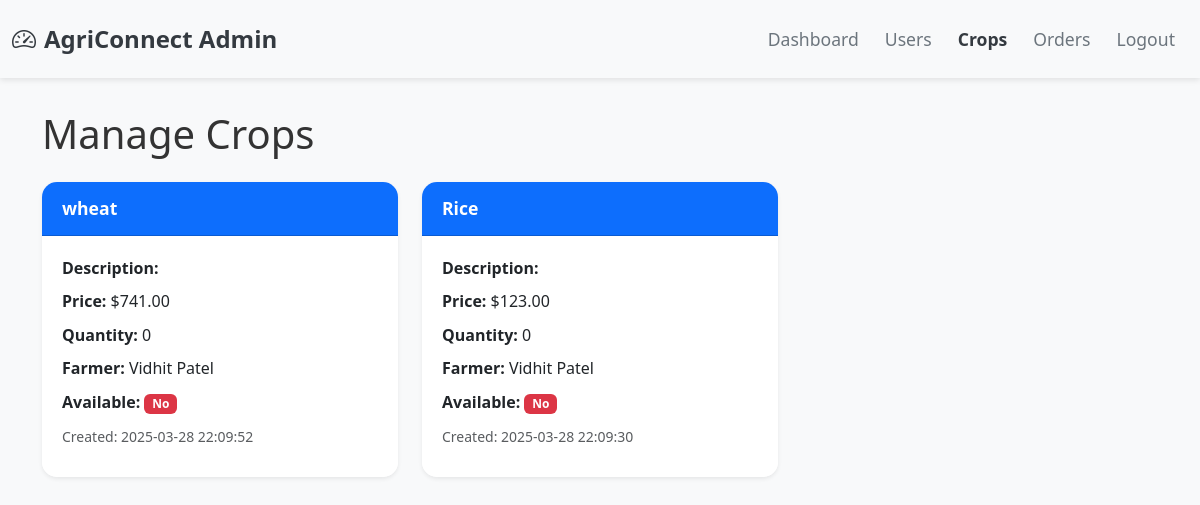
/Agriconnect/admin/crops.php (signed in), run on the app's committed database.
### tables this page shows
CREATE TABLE `crops` (
  `id` int(10) UNSIGNED NOT NULL,
  `farmer_id` int(10) UNSIGNED NOT NULL,
  `name` varchar(100) NOT NULL,
  `description` text DEFAULT NULL,
  `price` decimal(10,2) NOT NULL,
  `quantity` int(11) NOT NULL,
  `available` tinyint(1) DEFAULT 1,
  `created_at` timestamp NOT NULL DEFAULT current_timestamp()
);

CREATE TABLE `users` (
  `id` int(10) UNSIGNED NOT NULL,
  `username` varchar(50) NOT NULL,
  `email` varchar(100) NOT NULL,
  `password` varchar(255) NOT NULL,
  `role` enum('farmer','buyer','admin') NOT NULL,
  `created_at` timestamp NOT NULL DEFAULT current_timestamp()
);

### Agriconnect/admin/crops.php (the view, shortened to what this page needs)
<?php
require_once '../connection.php';
$stmt = $pdo->query("SELECT crops.*, users.username AS farmer_name
                     FROM crops
                     JOIN users ON crops.farmer_id = users.id
                     ORDER BY crops.created_at DESC");
$crops = $stmt->fetchAll(PDO::FETCH_ASSOC);
?>
<!DOCTYPE html>
<html lang="en">
<head>
  <link href="https://cdn.jsdelivr.net/npm/bootstrap@5.3.0/dist/css/bootstrap.min.css" rel="stylesheet" />
  <link rel="stylesheet" href="../assets/css/style.css" />
  <link rel="stylesheet" href="css/admin-index.css" />
</head>
<body>
  <?php include 'navbar.php'; ?>
  <div class="container manage-crops-container">
    <h1 class="mb-4">Manage Crops</h1>
    <div class="row row-cols-1 row-cols-md-3 g-4">
      <?php if ($crops): ?>
        <?php foreach ($crops as $crop): ?>
          <div class="col">
            <div class="card crop-card shadow-sm">
              <div class="card-header">
                <?php echo htmlspecialchars($crop['name']); ?>
              </div>
              <div class="card-body">
                <p class="card-text"><strong>Description:</strong> <?php echo htmlspecialchars($crop['description']); ?></p>
                <p class="card-text"><strong>Price:</strong> $<?php echo htmlspecialchars($crop['price']); ?></p>
                <p class="card-text"><strong>Quantity:</strong> <?php echo htmlspecialchars($crop['quantity']); ?></p>
                <p class="card-text"><strong>Farmer:</strong> <?php echo htmlspecialchars($crop['farmer_name']); ?></p>
                <p class="card-text">
                  <strong>Available:</strong>
                  <?php if ($crop['available']): ?>
                    <span class="badge badge-available">Yes</span>
                  <?php else: ?>
                    <span class="badge badge-unavailable">No</span>
                  <?php endif; ?>
                </p>
                <p class="card-text"><small class="text-muted">Created: <?php echo htmlspecialchars($crop['created_at']); ?></small></p>
              </div>
            </div>
          </div>
        <?php endforeach; ?>
      <?php endif; ?>
    </div>
  </div>
</body>
</html>

### Agriconnect/admin/navbar.php (shortened to what this page needs)
<?php
$current_page = basename($_SERVER['PHP_SELF']);
?>
<link rel="stylesheet" href="https://cdn.jsdelivr.net/npm/bootstrap-icons@1.10.5/font/bootstrap-icons.css">
<nav class="navbar navbar-expand-lg admin-navbar navbar-light">
  <div class="container-fluid">
    <a class="navbar-brand" href="index.php">
      <i class="bi bi-speedometer2 me-2"></i>AgriConnect Admin
    </a>
    <div class="collapse navbar-collapse" id="adminNavbar">
      <ul class="navbar-nav ms-auto">
        <li class="nav-item">
          <a class="nav-link <?php echo ($current_page == 'index.php') ? 'active' : ''; ?>" href="index.php">Dashboard</a>
        </li>
        <li class="nav-item">
          <a class="nav-link <?php echo ($current_page == 'users.php') ? 'active' : ''; ?>" href="users.php">Users</a>
        </li>
        <li class="nav-item">
          <a class="nav-link <?php echo ($current_page == 'crops.php') ? 'active' : ''; ?>" href="crops.php">Crops</a>
        </li>
        <li class="nav-item">
          <a class="nav-link <?php echo ($current_page == 'orders.php') ? 'active' : ''; ?>" href="orders.php">Orders</a>
        </li>
        <li class="nav-item">
          <a class="nav-link" href="../logout.php">Logout</a>
        </li>
      </ul>
    </div>
  </div>
</nav>

### Agriconnect/admin/crops.php (style rules this page uses)
body { background-color: #f8f9fa; }
.manage-crops-container { margin-top: 2rem; }
.crop-card { border: none; border-radius: 15px; overflow: hidden; transition: transform 0.3s ease, box-shadow 0.3s ease; }
.crop-card .card-header { background-color: #0d6efd; color: #fff; padding: 0.75rem 1.25rem; font-weight: bold; font-size: 1.1rem; }
.crop-card .card-body { background-color: #fff; padding: 1.25rem; }
.crop-card .card-body p { margin-bottom: 0.5rem; }
.badge-unavailable { background-color: #dc3545; }

### Agriconnect/admin/navbar.php (style rules this page uses)
.admin-navbar { background-color: #f8f9fa; box-shadow: 0 2px 6px rgba(0, 0, 0, 0.1); }
.admin-navbar .navbar-brand { font-weight: bold; font-size: 1.5rem; color: #343a40; }
.admin-navbar .nav-link { font-size: 1.1rem; color: #6c757d; transition: color 0.3s ease; }
.admin-navbar .nav-link:hover, .admin-navbar .nav-link.active { color: #343a40; font-weight: bold; }

### data on the page
crops: name "wheat", price "741.00", quantity "0", farmer.username "Vidhit Patel", available "No", created_at "2025-03-28 22:09:52"
crops: name "Rice", price "123.00", quantity "0", farmer.username "Vidhit Patel", available "No", created_at "2025-03-28 22:09:30"
